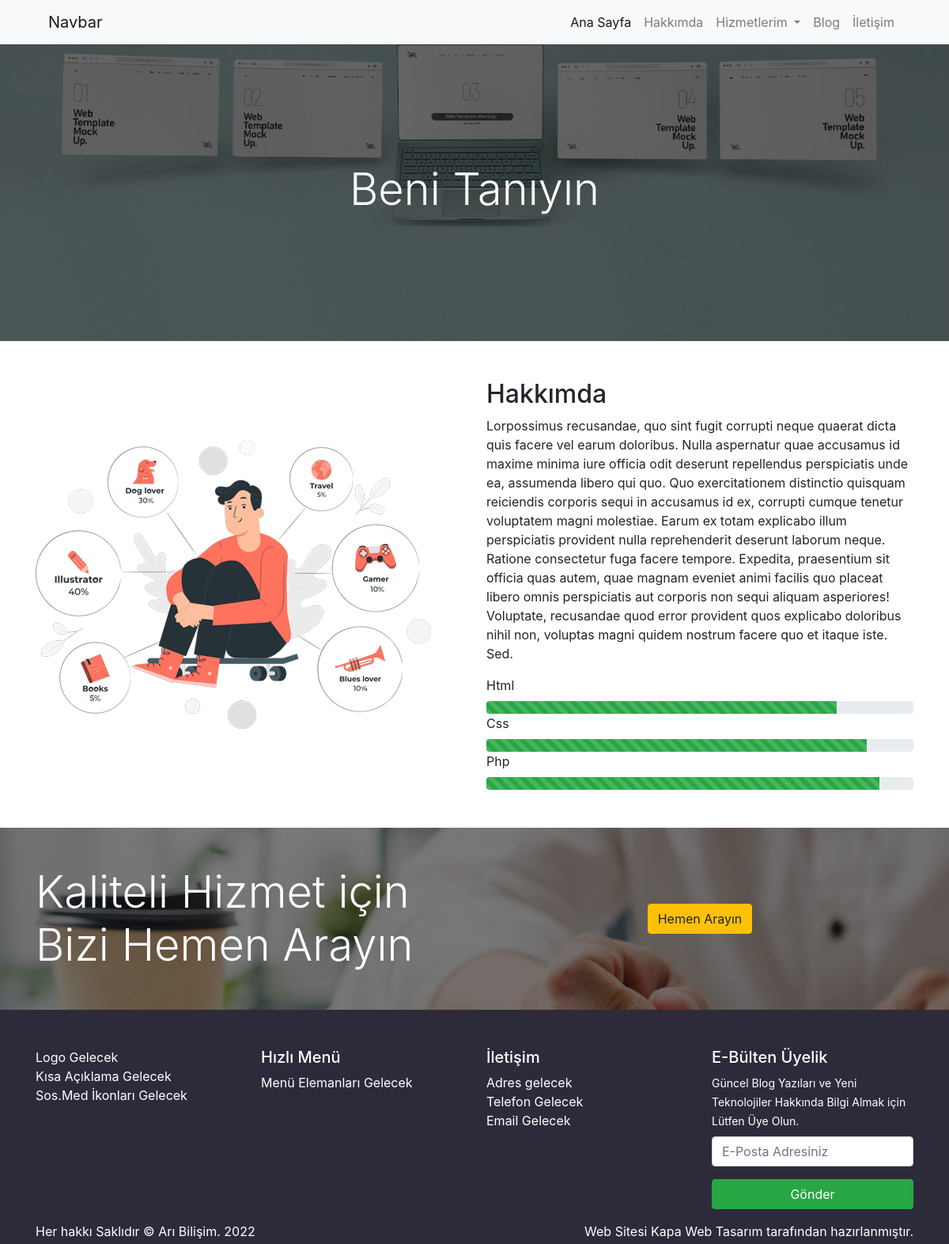
The page /hakkimda.php on the database its author committed.
### tables this page shows
CREATE TABLE IF NOT EXISTS `hakkimdabanner` (
  `id` int(11) NOT NULL AUTO_INCREMENT,
  `foto` varchar(150) NOT NULL,
  `baslik` varchar(150) NOT NULL,
  `konum` varchar(50) NOT NULL,
  `tekrar` varchar(50) NOT NULL,
  `size` varchar(50) NOT NULL,
  PRIMARY KEY (`id`)
);

CREATE TABLE IF NOT EXISTS `hakkimdaicerik` (
  `id` int(11) NOT NULL AUTO_INCREMENT,
  `foto` varchar(150) NOT NULL,
  `altbaslik` varchar(100) NOT NULL,
  `icerik` text NOT NULL,
  `altbaslik2` varchar(50) NOT NULL,
  `nit1` varchar(3) NOT NULL,
  `nit2` varchar(3) NOT NULL,
  `nit3` varchar(3) NOT NULL,
  PRIMARY KEY (`id`)
);

CREATE TABLE IF NOT EXISTS `cta` (
  `id` int(11) NOT NULL AUTO_INCREMENT,
  `foto` varchar(100) NOT NULL,
  `slogan` varchar(100) NOT NULL,
  `tel` varchar(14) NOT NULL,
  PRIMARY KEY (`id`)
);

CREATE TABLE IF NOT EXISTS `ayarlar` (
  `id` int(11) NOT NULL AUTO_INCREMENT,
  `adres` varchar(100) NOT NULL,
  `telefon` varchar(15) NOT NULL,
  `email` varchar(100) NOT NULL,
  `harita` text NOT NULL,
  `tanitim` text NOT NULL,
  `logo` varchar(100) NOT NULL,
  `blogbanner` varchar(100) NOT NULL,
  `iletisimbanner` varchar(100) NOT NULL,
  `facebook` varchar(50) NOT NULL,
  `instagram` varchar(50) NOT NULL,
  `twitter` varchar(50) NOT NULL,
  `whatsapp` varchar(100) NOT NULL,
  `analitik` text NOT NULL,
  `konsol` text NOT NULL,
  `piksel` text NOT NULL,
  `copy` varchar(60) NOT NULL,
  PRIMARY KEY (`id`)
);

### hakkimda.php (the view)
<?php
require_once('header.php');
$sorgu_banner = $db->prepare('select * from hakkimdabanner order by id desc limit 1');
$sorgu_banner->execute();
$satir_banner = $sorgu_banner->fetch();
$sorgu_icerik = $db->prepare('select * from hakkimdaicerik order by id desc limit 1');
$sorgu_icerik->execute();
$satir_icerik = $sorgu_icerik->fetch();
?>
<section id="hakkimda" style="background-image:url('<?php echo substr($satir_banner['foto'], 3); ?>'); <?php echo $satir_banner['size']; ?> <?php echo $satir_banner['tekrar'];  ?> <?php echo $satir_banner['konum']; ?>" class="py-15">
    <div class="container">
        <div class="row">
            <div class="col-12 text-center text-white">
                <h1 class="display-4"><?php echo $satir_banner['baslik']; ?></h1>
            </div>
        </div>
    </div>
</section>
<section id="icerik" class="py-5">
    <div class="container">
        <div class="row">
            <div class="col-md-6 my-auto">
                <img src="<?php echo substr($satir_icerik['foto'], 3); ?>">
            </div>
            <div class="col-md-6">
                <div class="row">
                    <div class="col-12">
                        <h2><?php echo $satir_icerik['altbaslik']; ?></h2>
                        <?php echo $satir_icerik['icerik']; ?>
                    </div>
                </div>
                <div class="row">
                    <div class="col-12">
                        <label>Html</label>
                        <div class="progress">
                            <div class="progress-bar progress-bar-striped bg-success" role="progressbar" style="width: <?php echo $satir_icerik['nit1']; ?>%" aria-valuenow="<?php echo $satir_icerik['nit1']; ?>" aria-valuemin="0" aria-valuemax="100"></div>
                        </div>
                    </div>
                </div>
                <div class="row">
                    <div class="col-12">
                        <label>Css</label>
                        <div class="progress">
                            <div class="progress-bar progress-bar-striped bg-success" role="progressbar" style="width: <?php echo $satir_icerik['nit2']; ?>%" aria-valuenow="<?php echo $satir_icerik['nit2']; ?>" aria-valuemin="0" aria-valuemax="100"></div>
                        </div>
                    </div>
                </div>
                <div class="row">
                    <div class="col-12">
                        <label>Php</label>
                        <div class="progress">
                            <div class="progress-bar progress-bar-striped bg-success" role="progressbar" style="width: <?php echo $satir_icerik['nit3']; ?>%" aria-valuenow="<?php echo $satir_icerik['nit3']; ?>" aria-valuemin="0" aria-valuemax="100"></div>
                        </div>
                    </div>
                </div>
            </div>
        </div>
    </div>
</section>
<?php require_once('cta.php'); ?>
<?php require_once('footer.php'); ?>

### cta.php
<?php
$sorgu_cta = $db->prepare('select * from cta order by id desc limit 1');
$sorgu_cta->execute();
$satir_cta = $sorgu_cta->fetch();
?>
<section id="cta" class="py-5" style="background-image: url('<?php echo substr($satir_cta['foto'],3); ?>');">
    <div class="container">
        <div class="row">
            <div class="col-md-6">
                <span class="display-4 text-white">
                    <?php echo $satir_cta['slogan']; ?>
                </span>
            </div>
            <div class="col-md-6 text-center my-auto">
                <a href="tel:+9<?php echo $satir_cta['tel']; ?>">
                    <button class="btn btn-warning">Hemen Arayın</button>
                </a>
            </div>
        </div>
    </div>
</section>

### footer.php (shortened to what this page needs)
<section id="footer" class="pt-5 pb-1 text-white">
    <div class="container">
        <div class="row">
            <div class="col-md-3">
                Logo Gelecek <br> Kısa Açıklama Gelecek <br> Sos.Med İkonları Gelecek
            </div>
            <div class="col-md-3">
                <h5>Hızlı Menü</h5>
                Menü Elemanları Gelecek
            </div>
            <div class="col-md-3">
                <h5>İletişim</h5>
                Adres gelecek <br> Telefon Gelecek <br> Email Gelecek
            </div>
            <div class="col-md-3">
                <h5>E-Bülten Üyelik</h5>
                <small>Güncel Blog Yazıları ve Yeni Teknolojiler Hakkında Bilgi Almak için Lütfen Üye Olun.</small>
                <form method="post" class="mt-2">
                    <div class="form-group">
                        <input type="email" name="email" class="form-control" placeholder="E-Posta Adresiniz">
                    </div>
                    <div class="form-group">
                        <input type="submit" value="Gönder" class="btn btn-success w-100">
                    </div>
                </form>
            </div>
        </div>
        <div class="row">
            <div class="col-md-6">
                <?php
                $sorgu_bottom = $db->prepare('select * from ayarlar order by id desc limit 1');
                $sorgu_bottom->execute();
                $satir_bottom = $sorgu_bottom->fetch();
                echo $satir_bottom['copy'].' '.date('Y');
                ?>
            </div>
            <div class="col-md-6 text-right">
                Web Sitesi <a href="#">Kapa Web Tasarım</a> tarafından hazırlanmıştır.
            </div>
        </div>
    </div>
</section>
</body>
</html>

### css/style.css (style rules this page uses)
#footer { background-color: #2d2b3a; }
#footer a { color: #fff; }
.py-15 { padding-top: 150px; padding-bottom: 150px; }

### rows shown on the page
hakkimdabanner: foto (picture), baslik "Beni Tanıyın"
hakkimdaicerik: foto (picture), altbaslik "Hakkımda", icerik "Lorpossimus recusandae, quo sint fugit corrupti neque quaerat dicta quis facere vel earum doloribus. Nulla aspernatur quae accusamus id maxime minima iure officia odit deserunt repellendus perspiciatis unde ea, assumenda libero qui quo. Quo exercitationem distinctio quisquam reiciendis corporis sequi in accusamus id ex, corrupti cumque tenetur voluptatem magni molestiae. Earum ex totam explicabo illum perspiciatis provident nulla reprehenderit deserunt laborum neque. Ratione consectetur fuga facere tempore. Expedita, praesentium sit officia quas autem, quae magnam eveniet animi facilis quo placeat libero omnis perspiciatis aut corporis non sequi aliquam asperiores! Voluptate, recusandae…"
cta: foto (picture), slogan "Kaliteli Hizmet için Bizi Hemen Arayın"
ayarlar: copy "Her hakkı Saklıdır © Arı Bilişim."
